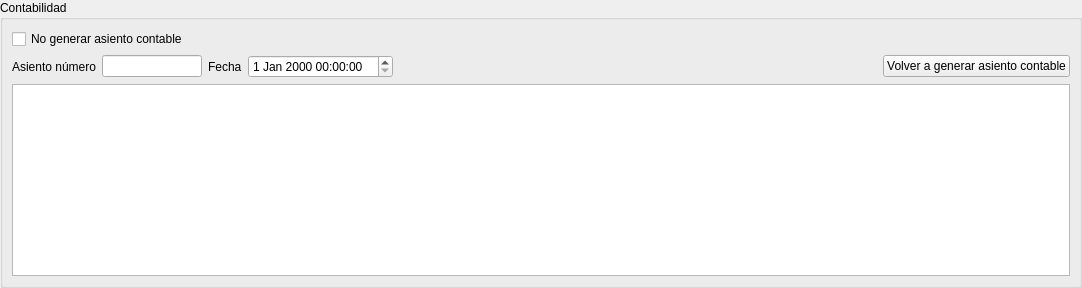
     <widget class="QWidget" name="pageContabilidad">
      <layout class="QVBoxLayout" name="verticalLayout_7">
       <property name="leftMargin">
        <number>0</number>
       </property>
       <property name="topMargin">
        <number>0</number>
       </property>
       <property name="rightMargin">
        <number>0</number>
       </property>
       <property name="bottomMargin">
        <number>0</number>
       </property>
       <item>
        <widget class="QGroupBox" name="groupBox_9">
         <property name="title">
          <string>Contabilidad</string>
         </property>
         <layout class="QGridLayout" name="gridLayout_6">
          <item row="0" column="0" colspan="2">
           <widget class="DBCheckBox" name="db_nogenerarasiento">
            <property name="text">
             <string>No generar asiento contable</string>
            </property>
            <property name="fieldName">
             <string>nogenerarasiento</string>
            </property>
            <property name="dataEditable">
             <bool>true</bool>
            </property>
           </widget>
          </item>
          <item row="1" column="0">
           <widget class="QLabel" name="label_20">
            <property name="text">
             <string>Asiento número</string>
            </property>
           </widget>
          </item>
          <item row="1" column="1">
           <widget class="DBLineEdit" name="db_co_asientos_numero">
            <property name="maximumSize">
             <size>
              <width>100</width>
              <height>16777215</height>
             </size>
            </property>
            <property name="fieldName">
             <string>co_asientos.brother.numero</string>
            </property>
           </widget>
          </item>
          <item row="1" column="2">
           <widget class="QLabel" name="label_19">
            <property name="text">
             <string>Fecha</string>
            </property>
           </widget>
          </item>
          <item row="1" column="3">
           <widget class="DBDateTimeEdit" name="db_co_asientos_fecha">
            <property name="sizePolicy">
             <sizepolicy hsizetype="Expanding" vsizetype="Fixed">
              <horstretch>0</horstretch>
              <verstretch>0</verstretch>
             </sizepolicy>
            </property>
            <property name="minimumSize">
             <size>
              <width>120</width>
              <height>23</height>
             </size>
            </property>
            <property name="fieldName">
             <string>co_asientos.brother.fecha</string>
            </property>
           </widget>
          </item>
          <item row="1" column="4">
           <spacer name="horizontalSpacer_3">
            <property name="orientation">
             <enum>Qt::Horizontal</enum>
            </property>
            <property name="sizeHint" stdset="0">
             <size>
              <width>478</width>
              <height>20</height>
             </size>
            </property>
           </spacer>
          </item>
          <item row="1" column="5">
           <widget class="QPushButton" name="pbGenerarAsiento">
            <property name="text">
             <string>Volver a generar asiento contable</string>
            </property>
           </widget>
          </item>
          <item row="2" column="0" colspan="6">
           <widget class="DBTableView" name="frmFacturasProv-co_asientos.co_partidas">
            <property name="internalData">
             <bool>true</bool>
            </property>
            <property name="relationName">
             <string>co_asientos.co_partidas</string>
            </property>
            <property name="allowedEdit">
             <bool>false</bool>
            </property>
            <property name="visibleColumns">
             <string>codsubcuenta;concepto;debe;haber</string>
            </property>
           </widget>
          </item>
         </layout>
        </widget>
       </item>
      </layout>
     </widget>
